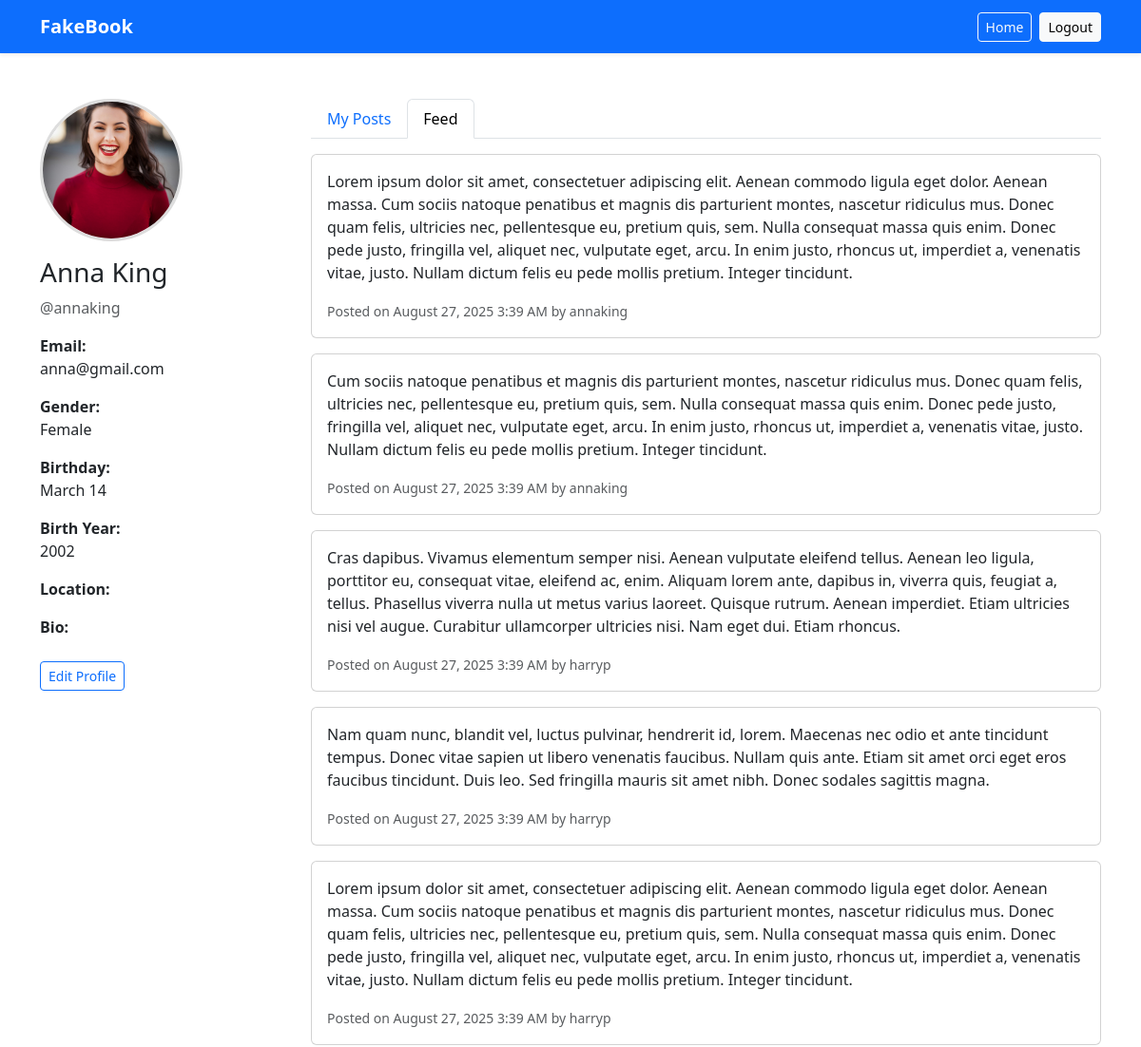
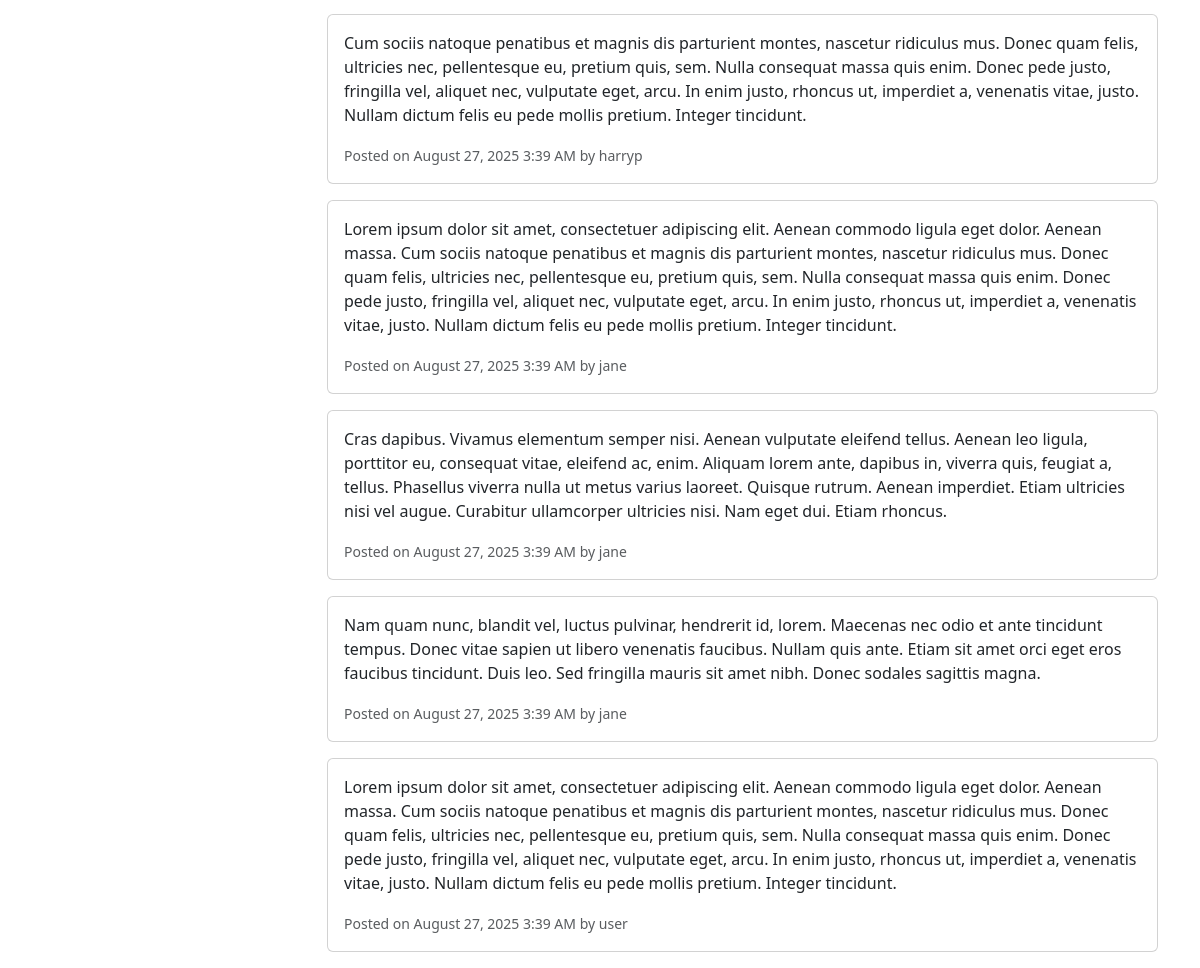
The page /index.php?action=feed (signed in) on the database its author committed (2 pictures, top to bottom).
### tables this page shows
CREATE TABLE users (
    id INT AUTO_INCREMENT PRIMARY KEY,
    first_name VARCHAR(255) NOT NULL,
    last_name VARCHAR(255) NOT NULL,
    username VARCHAR(100) NOT NULL UNIQUE,
    email VARCHAR(100) NOT NULL UNIQUE,
    password VARCHAR(255) NOT NULL,
    gender ENUM('male', 'female') NOT NULL,
    birth_date DATE NOT NULL,
    location VARCHAR(100) NULL,
    bio TEXT NULL,
    profile_pic VARCHAR(255) NULL,
    created_at TIMESTAMP DEFAULT CURRENT_TIMESTAMP
);

CREATE TABLE posts (
    id INT AUTO_INCREMENT PRIMARY KEY,
    user_id INT NOT NULL,
    content TEXT NOT NULL,
    created_at TIMESTAMP DEFAULT CURRENT_TIMESTAMP,
    updated_at TIMESTAMP NULL,
    FOREIGN KEY (user_id) REFERENCES users(id) ON DELETE CASCADE
);

### src/controller/ProfileController.php (called while the page is built, shortened)
<?php
require_once __DIR__ . '/../model/User.php';
require_once __DIR__ . '/../model/Post.php';
class ProfileController{
    private $user;
    private $post;
    public function __construct() {
        $pdo = require __DIR__ . '/../../config/db.php';
        $this->user = new User($pdo);
        $this->post = new Post($pdo);
    }
    public function feed(){
        $email = $_SESSION['user'];
        $user = $this->user->getUserByEmail($email);
        $posts = $this->post->getAllRecentPosts();
        include __DIR__.'/../view/posts/feed.php';
    }
}
?>

### src/model/User.php (called while the page is built, shortened)
<?php
class User
{
    private $pdo;
    public function __construct($pdo)
    {
        $this->pdo = $pdo;
    }
    public function getUserByEmail($email)
    {
        $stmt = $this->pdo->prepare("SELECT * FROM users where email=?");
        $stmt->execute([$email]);
        return $stmt->fetch();
    }
}
?>

### src/model/Post.php (called while the page is built, shortened)
<?php
    class Post{
        private $pdo;
        public function __construct($pdo){
            $this->pdo = $pdo;
        }
        public function getAllRecentPosts(){
            $stmt = $this->pdo->query("SELECT p.*, u.username FROM posts p JOIN users u ON p.user_id = u.id ORDER BY created_at DESC LIMIT 15");
            return $stmt->fetchAll();
        }
    }
?>

### src/view/posts/feed.php (the view, shortened to what this page needs)
<?php include __DIR__.'/../layouts/header.php'; ?>
<div class="row">
    <?php include __DIR__.'/../layouts/profile-sidebar.php'; ?>
    <div class="col-md-9">
        <ul class="nav nav-tabs mb-3">
            <li class="nav-item">
                <a class="nav-link" href="index.php?controller=profile&action=index">My Posts</a>
            </li>
            <li class="nav-item">
                <a class="nav-link active" href="#">Feed</a>
            </li>
        </ul>
        <?php if ($posts): ?>
            <?php foreach ($posts as $post): ?>
                <div class="card mb-3">
                    <div class="card-body">
                        <p><?= nl2br(htmlspecialchars($post['content'])) ?></p>
                        <small class="text-muted">
                            Posted on <?= date("F j, Y g:i A", strtotime($post['created_at'])) ?> by <?= $post['username'] ?>
                        </small>
                        <br>
                    </div>
                </div>
            <?php endforeach; ?>
        <?php else: ?>
            <p>No posts yet.</p>
        <?php endif; ?>
    </div>
</div>
 <?php include __DIR__.'/../layouts/footer.php'; ?>

### public/index.php (shortened to what this page needs)
<?php
require_once __DIR__ . '/../src/controller/ProfileController.php';
$controller = strtolower($_GET['controller'] ?? 'profile');
$action = $_GET['action'] ?? 'index';
switch ($controller) {
    case 'profile':
        $ctrl = new \src\controller\ProfileController();
        switch ($action) {
            case 'feed':
                $ctrl->feed();
                break;
        }
        break;
}

### src/view/layouts/header.php (shortened to what this page needs)
<?php
$BASE = defined('BASE_URL') ? BASE_URL : (rtrim(dirname($_SERVER['SCRIPT_NAME']), '/\\') ?: '.');
?>
<!DOCTYPE html>
<html lang="en">
<head>
    <link rel="stylesheet" href="https://cdn.jsdelivr.net/npm/bootstrap@5.3.3/dist/css/bootstrap.min.css"
>
    <link rel="stylesheet" href="./assets/profile.css">
</head>
<body>
<?php
if (isset($_SESSION['user'])) { ?>
    <nav class="navbar navbar-expand-lg navbar-dark bg-primary shadow-sm">
        <div class="container">
            <a class="navbar-brand fw-bold" href="#">FakeBook</a>
            <div class="d-flex ms-auto gap-2">
                <a href="<?= $BASE ?>/index.php?controller=profile&action=index" class="btn btn-outline-light btn-sm">Home</a>
                <a href="<?= $BASE ?>/index.php?controller=auth&action=logout" class="btn btn-light btn-sm">Logout</a>
            </div>
        </div>
    </nav>
<?php } ?>
<div class="container mt-5">

### src/view/layouts/profile-sidebar.php
<div class="col-md-3">
    <?php if ($user['profile_pic']): ?>
        <img src="<?= $user['profile_pic'] ? htmlspecialchars($user['profile_pic']) : '' ?>"
                alt="Profile Picture"
                class="profile-pic mb-3">
    <?php endif; ?>
    <h3><?= htmlspecialchars($user['first_name'] . ' ' . $user['last_name']) ?></h3>
    <p class="text-muted">@<?= htmlspecialchars($user['username']) ?></p>
    <p><strong>Email:</strong><br><?= htmlspecialchars($user['email']) ?></p>
    <p><strong>Gender:</strong><br><?= htmlspecialchars(ucfirst($user['gender'])) ?></p>
    <?php if ($user['birth_date']): ?>
        <p><strong>Birthday:</strong><br><?= date('F j', strtotime($user['birth_date'])) ?></p>
        <p><strong>Birth Year:</strong><br><?= date('Y', strtotime($user['birth_date'])) ?></p>
    <?php else: ?>
        <p><strong>Birth Date:</strong> -</p>
    <?php endif; ?>
    <p><strong>Location:</strong><br><?= htmlspecialchars($user['location']) ?></p>
    <p><strong>Bio:</strong><br><?= nl2br(htmlspecialchars($user['bio'])) ?></p>
    <a href="index.php?action=edit_profile&user_id=<?= $user['id'] ?>" class="btn btn-sm btn-outline-primary mt-2">
        Edit Profile
    </a>
</div>

### src/view/layouts/footer.php (shortened to what this page needs)
    </div>
</body>
</html>

### public/assets/profile.css (style rules this page uses)
.profile-pic { width: 150px; height: 150px; object-fit: cover; border-radius: 50%; border: 3px solid #ddd; }

### rows shown on the page
users: profile_pic (picture), first_name+last_name "Anna King", username "annaking", email "anna@gmail.com", gender "Female", birth_date "March 14", birth_date "2002"
posts: content "Lorem ipsum dolor sit amet, consectetuer adipiscing elit. Aenean commodo ligula eget dolor. Aenean massa. Cum sociis natoque penatibus et magnis dis parturient montes, nascetur ridiculus mus. Donec quam felis, ultricies nec, pellentesque eu, pretium quis, sem. Nulla consequat massa quis enim. Donec pede justo, fringilla vel, aliquet nec, vulputate eget, arcu. In enim justo, rhoncus ut, imperdiet a, venenatis vitae, justo. Nullam dictum felis eu pede mollis pretium. Integer tincidunt.", created_at "August 27, 2025 3:39 AM", user.username "annaking"
posts: content "Cum sociis natoque penatibus et magnis dis parturient montes, nascetur ridiculus mus. Donec quam felis, ultricies nec, pellentesque eu, pretium quis, sem. Nulla consequat massa quis enim. Donec pede justo, fringilla vel, aliquet nec, vulputate eget, arcu. In enim justo, rhoncus ut, imperdiet a, venenatis vitae, justo. Nullam dictum felis eu pede mollis pretium. Integer tincidunt.", created_at "August 27, 2025 3:39 AM", user.username "annaking"
posts: content "Cras dapibus. Vivamus elementum semper nisi. Aenean vulputate eleifend tellus. Aenean leo ligula, porttitor eu, consequat vitae, eleifend ac, enim. Aliquam lorem ante, dapibus in, viverra quis, feugiat a, tellus. Phasellus viverra nulla ut metus varius laoreet. Quisque rutrum. Aenean imperdiet. Etiam ultricies nisi vel augue. Curabitur ullamcorper ultricies nisi. Nam eget dui. Etiam rhoncus.", created_at "August 27, 2025 3:39 AM", user.username "harryp"
posts: content "Nam quam nunc, blandit vel, luctus pulvinar, hendrerit id, lorem. Maecenas nec odio et ante tincidunt tempus. Donec vitae sapien ut libero venenatis faucibus. Nullam quis ante. Etiam sit amet orci eget eros faucibus tincidunt. Duis leo. Sed fringilla mauris sit amet nibh. Donec sodales sagittis magna.", created_at "August 27, 2025 3:39 AM", user.username "harryp"
posts: content "Lorem ipsum dolor sit amet, consectetuer adipiscing elit. Aenean commodo ligula eget dolor. Aenean massa. Cum sociis natoque penatibus et magnis dis parturient montes, nascetur ridiculus mus. Donec quam felis, ultricies nec, pellentesque eu, pretium quis, sem. Nulla consequat massa quis enim. Donec pede justo, fringilla vel, aliquet nec, vulputate eget, arcu. In enim justo, rhoncus ut, imperdiet a, venenatis vitae, justo. Nullam dictum felis eu pede mollis pretium. Integer tincidunt.", created_at "August 27, 2025 3:39 AM", user.username "harryp"
posts: content "Cum sociis natoque penatibus et magnis dis parturient montes, nascetur ridiculus mus. Donec quam felis, ultricies nec, pellentesque eu, pretium quis, sem. Nulla consequat massa quis enim. Donec pede justo, fringilla vel, aliquet nec, vulputate eget, arcu. In enim justo, rhoncus ut, imperdiet a, venenatis vitae, justo. Nullam dictum felis eu pede mollis pretium. Integer tincidunt.", created_at "August 27, 2025 3:39 AM", user.username "harryp"
posts: content "Lorem ipsum dolor sit amet, consectetuer adipiscing elit. Aenean commodo ligula eget dolor. Aenean massa. Cum sociis natoque penatibus et magnis dis parturient montes, nascetur ridiculus mus. Donec quam felis, ultricies nec, pellentesque eu, pretium quis, sem. Nulla consequat massa quis enim. Donec pede justo, fringilla vel, aliquet nec, vulputate eget, arcu. In enim justo, rhoncus ut, imperdiet a, venenatis vitae, justo. Nullam dictum felis eu pede mollis pretium. Integer tincidunt.", created_at "August 27, 2025 3:39 AM", user.username "jane"
posts: content "Cras dapibus. Vivamus elementum semper nisi. Aenean vulputate eleifend tellus. Aenean leo ligula, porttitor eu, consequat vitae, eleifend ac, enim. Aliquam lorem ante, dapibus in, viverra quis, feugiat a, tellus. Phasellus viverra nulla ut metus varius laoreet. Quisque rutrum. Aenean imperdiet. Etiam ultricies nisi vel augue. Curabitur ullamcorper ultricies nisi. Nam eget dui. Etiam rhoncus.", created_at "August 27, 2025 3:39 AM", user.username "jane"
posts: content "Nam quam nunc, blandit vel, luctus pulvinar, hendrerit id, lorem. Maecenas nec odio et ante tincidunt tempus. Donec vitae sapien ut libero venenatis faucibus. Nullam quis ante. Etiam sit amet orci eget eros faucibus tincidunt. Duis leo. Sed fringilla mauris sit amet nibh. Donec sodales sagittis magna.", created_at "August 27, 2025 3:39 AM", user.username "jane"
posts: content "Lorem ipsum dolor sit amet, consectetuer adipiscing elit. Aenean commodo ligula eget dolor. Aenean massa. Cum sociis natoque penatibus et magnis dis parturient montes, nascetur ridiculus mus. Donec quam felis, ultricies nec, pellentesque eu, pretium quis, sem. Nulla consequat massa quis enim. Donec pede justo, fringilla vel, aliquet nec, vulputate eget, arcu. In enim justo, rhoncus ut, imperdiet a, venenatis vitae, justo. Nullam dictum felis eu pede mollis pretium. Integer tincidunt.", created_at "August 27, 2025 3:39 AM", user.username "user"
